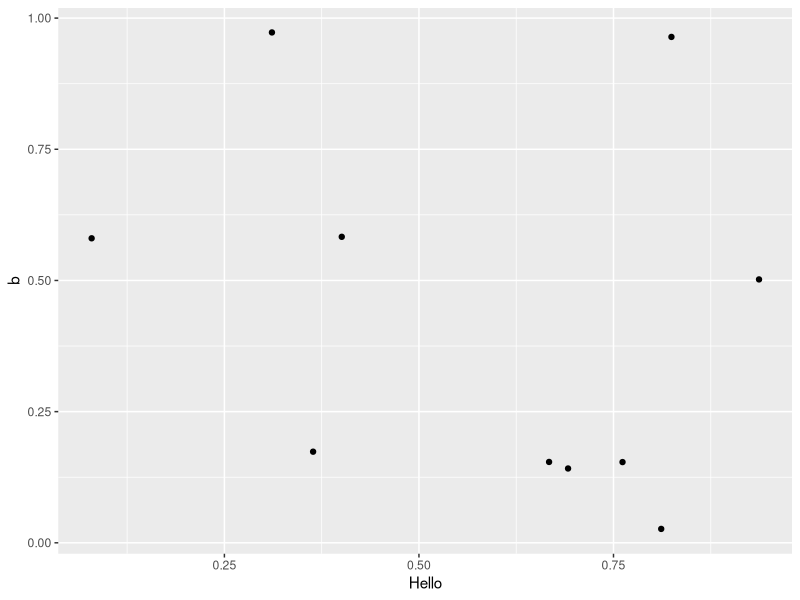

Reproduce this figure in R.
 ##
 ## Test File: Sample_Graph.R
##
 ##----

 #’ This file makes a sample graph.
 #’ It’s point is to demonstrate how to save a file to GitHub and track changes.

 library(ggplot2)

 # Some points:
 x <- data.frame(a=runif(10),
                    b=runif(10))

 # Some graph:
 ggplot(x, aes(a,b)) +
   geom_point() +
   xlab("Hello")